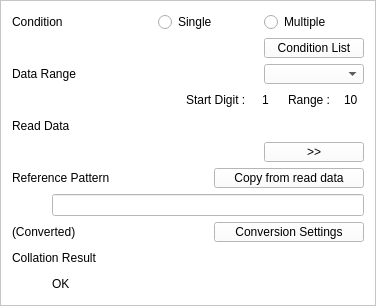
                  <widget class="QFrame" name="frame_3">
                   <property name="sizePolicy">
                    <sizepolicy hsizetype="Preferred" vsizetype="Preferred">
                     <horstretch>0</horstretch>
                     <verstretch>0</verstretch>
                    </sizepolicy>
                   </property>
                   <property name="minimumSize">
                    <size>
                     <width>0</width>
                     <height>10</height>
                    </size>
                   </property>
                   <property name="styleSheet">
                    <string notr="true">background-color: rgb(255, 255, 255);</string>
                   </property>
                   <property name="frameShape">
                    <enum>QFrame::StyledPanel</enum>
                   </property>
                   <property name="frameShadow">
                    <enum>QFrame::Raised</enum>
                   </property>
                   <layout class="QVBoxLayout" name="verticalLayout_10">
                    <item>
                     <layout class="QVBoxLayout" name="verticalLayout_9">
                      <item>
                       <layout class="QHBoxLayout" name="horizontalLayout_11">
                        <item>
                         <widget class="QLabel" name="label_6">
                          <property name="sizePolicy">
                           <sizepolicy hsizetype="Fixed" vsizetype="Fixed">
                            <horstretch>0</horstretch>
                            <verstretch>0</verstretch>
                           </sizepolicy>
                          </property>
                          <property name="minimumSize">
                           <size>
                            <width>100</width>
                            <height>20</height>
                           </size>
                          </property>
                          <property name="maximumSize">
                           <size>
                            <width>100</width>
                            <height>20</height>
                           </size>
                          </property>
                          <property name="text">
                           <string>Condition</string>
                          </property>
                         </widget>
                        </item>
                        <item>
                         <spacer name="horizontalSpacer_5">
                          <property name="orientation">
                           <enum>Qt::Horizontal</enum>
                          </property>
                          <property name="sizeHint" stdset="0">
                           <size>
                            <width>40</width>
                            <height>20</height>
                           </size>
                          </property>
                         </spacer>
                        </item>
                        <item>
                         <widget class="QRadioButton" name="rbtn_SingleOfConditi_JC_TableSetting">
                          <property name="sizePolicy">
                           <sizepolicy hsizetype="Fixed" vsizetype="Fixed">
                            <horstretch>0</horstretch>
                            <verstretch>0</verstretch>
                           </sizepolicy>
                          </property>
                          <property name="minimumSize">
                           <size>
                            <width>100</width>
                            <height>20</height>
                           </size>
                          </property>
                          <property name="maximumSize">
                           <size>
                            <width>100</width>
                            <height>20</height>
                           </size>
                          </property>
                          <property name="text">
                           <string>Single</string>
                          </property>
                         </widget>
                        </item>
                        <item>
                         <widget class="QRadioButton" name="rbtn_MultiOfConditi_JC_TableSetting">
                          <property name="sizePolicy">
                           <sizepolicy hsizetype="Fixed" vsizetype="Fixed">
                            <horstretch>0</horstretch>
                            <verstretch>0</verstretch>
                           </sizepolicy>
                          </property>
                          <property name="minimumSize">
                           <size>
                            <width>100</width>
                            <height>20</height>
                           </size>
                          </property>
                          <property name="maximumSize">
                           <size>
                            <width>100</width>
                            <height>20</height>
                           </size>
                          </property>
                          <property name="text">
                           <string>Multiple</string>
                          </property>
                         </widget>
                        </item>
                       </layout>
                      </item>
                      <item>
                       <layout class="QHBoxLayout" name="horizontalLayout_12">
                        <item>
                         <spacer name="horizontalSpacer_10">
                          <property name="orientation">
                           <enum>Qt::Horizontal</enum>
                          </property>
                          <property name="sizeHint" stdset="0">
                           <size>
                            <width>40</width>
                            <height>20</height>
                           </size>
                          </property>
                         </spacer>
                        </item>
                        <item>
                         <widget class="QPushButton" name="btn_CondiList_JC_TableSetting">
                          <property name="sizePolicy">
                           <sizepolicy hsizetype="Fixed" vsizetype="Fixed">
                            <horstretch>0</horstretch>
                            <verstretch>0</verstretch>
                           </sizepolicy>
                          </property>
                          <property name="minimumSize">
                           <size>
                            <width>100</width>
                            <height>20</height>
                           </size>
                          </property>
                          <property name="maximumSize">
                           <size>
                            <width>100</width>
                            <height>20</height>
                           </size>
                          </property>
                          <property name="text">
                           <string>Condition List</string>
                          </property>
                         </widget>
                        </item>
                       </layout>
                      </item>
                      <item>
                       <layout class="QHBoxLayout" name="horizontalLayout_13">
                        <item>
                         <widget class="QLabel" name="label_9">
                          <property name="sizePolicy">
                           <sizepolicy hsizetype="Fixed" vsizetype="Fixed">
                            <horstretch>0</horstretch>
                            <verstretch>0</verstretch>
                           </sizepolicy>
                          </property>
                          <property name="minimumSize">
                           <size>
                            <width>100</width>
                            <height>20</height>
                           </size>
                          </property>
                          <property name="maximumSize">
                           <size>
                            <width>100</width>
                            <height>20</height>
                           </size>
                          </property>
                          <property name="text">
                           <string>Data Range</string>
                          </property>
                         </widget>
                        </item>
                        <item>
                         <spacer name="horizontalSpacer_13">
                          <property name="orientation">
                           <enum>Qt::Horizontal</enum>
                          </property>
                          <property name="sizeHint" stdset="0">
                           <size>
                            <width>40</width>
                            <height>20</height>
                           </size>
                          </property>
                         </spacer>
                        </item>
                        <item>
                         <widget class="QComboBox" name="combox_DataRange_JC_TableSetting">
                          <property name="sizePolicy">
                           <sizepolicy hsizetype="Fixed" vsizetype="Fixed">
                            <horstretch>0</horstretch>
                            <verstretch>0</verstretch>
                           </sizepolicy>
                          </property>
                          <property name="minimumSize">
                           <size>
                            <width>100</width>
                            <height>20</height>
                           </size>
                          </property>
                          <property name="maximumSize">
                           <size>
                            <width>100</width>
                            <height>20</height>
                           </size>
                          </property>
                         </widget>
                        </item>
                       </layout>
                      </item>
                      <item>
                       <layout class="QHBoxLayout" name="horizontalLayout_14">
                        <item>
                         <spacer name="horizontalSpacer_14">
                          <property name="orientation">
                           <enum>Qt::Horizontal</enum>
                          </property>
                          <property name="sizeHint" stdset="0">
                           <size>
                            <width>40</width>
                            <height>20</height>
                           </size>
                          </property>
                         </spacer>
                        </item>
                        <item>
                         <widget class="QLabel" name="label_10">
                          <property name="sizePolicy">
                           <sizepolicy hsizetype="Fixed" vsizetype="Fixed">
                            <horstretch>0</horstretch>
                            <verstretch>0</verstretch>
                           </sizepolicy>
                          </property>
                          <property name="minimumSize">
                           <size>
                            <width>70</width>
                            <height>20</height>
                           </size>
                          </property>
                          <property name="maximumSize">
                           <size>
                            <width>70</width>
                            <height>20</height>
                           </size>
                          </property>
                          <property name="text">
                           <string>Start Digit :</string>
                          </property>
                         </widget>
                        </item>
                        <item>
                         <widget class="QLabel" name="lab_StartDigit_JC_TableSetting">
                          <property name="sizePolicy">
                           <sizepolicy hsizetype="Fixed" vsizetype="Fixed">
                            <horstretch>0</horstretch>
                            <verstretch>0</verstretch>
                           </sizepolicy>
                          </property>
                          <property name="minimumSize">
                           <size>
                            <width>20</width>
                            <height>20</height>
                           </size>
                          </property>
                          <property name="maximumSize">
                           <size>
                            <width>20</width>
                            <height>20</height>
                           </size>
                          </property>
                          <property name="text">
                           <string>1</string>
                          </property>
                         </widget>
                        </item>
                        <item>
                         <widget class="QLabel" name="label_12">
                          <property name="sizePolicy">
                           <sizepolicy hsizetype="Fixed" vsizetype="Fixed">
                            <horstretch>0</horstretch>
                            <verstretch>0</verstretch>
                           </sizepolicy>
                          </property>
                          <property name="minimumSize">
                           <size>
                            <width>50</width>
                            <height>20</height>
                           </size>
                          </property>
                          <property name="maximumSize">
                           <size>
                            <width>50</width>
                            <height>20</height>
                           </size>
                          </property>
                          <property name="text">
                           <string>Range :</string>
                          </property>
                         </widget>
                        </item>
                        <item>
                         <widget class="QLabel" name="lab_RangeDigit_JC_TableSetting">
                          <property name="sizePolicy">
                           <sizepolicy hsizetype="Fixed" vsizetype="Fixed">
                            <horstretch>0</horstretch>
                            <verstretch>0</verstretch>
                           </sizepolicy>
                          </property>
                          <property name="minimumSize">
                           <size>
                            <width>20</width>
                            <height>20</height>
                           </size>
                          </property>
                          <property name="maximumSize">
                           <size>
                            <width>20</width>
                            <height>20</height>
                           </size>
                          </property>
                          <property name="text">
                           <string>10</string>
                          </property>
                         </widget>
                        </item>
                       </layout>
                      </item>
                      <item>
                       <widget class="QLabel" name="label_14">
                        <property name="sizePolicy">
                         <sizepolicy hsizetype="Expanding" vsizetype="Fixed">
                          <horstretch>0</horstretch>
                          <verstretch>0</verstretch>
                         </sizepolicy>
                        </property>
                        <property name="minimumSize">
                         <size>
                          <width>0</width>
                          <height>20</height>
                         </size>
                        </property>
                        <property name="maximumSize">
                         <size>
                          <width>16777215</width>
                          <height>20</height>
                         </size>
                        </property>
                        <property name="text">
                         <string>Read Data</string>
                        </property>
                       </widget>
                      </item>
                      <item>
                       <layout class="QHBoxLayout" name="horizontalLayout_16">
                        <item>
                         <spacer name="horizontalSpacer_15">
                          <property name="orientation">
                           <enum>Qt::Horizontal</enum>
                          </property>
                          <property name="sizeHint" stdset="0">
                           <size>
                            <width>40</width>
                            <height>20</height>
                           </size>
                          </property>
                         </spacer>
                        </item>
                        <item>
                         <widget class="QPushButton" name="btn_ReferecPattern_JC_TableSetting">
                          <property name="sizePolicy">
                           <sizepolicy hsizetype="Fixed" vsizetype="Fixed">
                            <horstretch>0</horstretch>
                            <verstretch>0</verstretch>
                           </sizepolicy>
                          </property>
                          <property name="minimumSize">
                           <size>
                            <width>100</width>
                            <height>20</height>
                           </size>
                          </property>
                          <property name="maximumSize">
                           <size>
                            <width>100</width>
                            <height>20</height>
                           </size>
                          </property>
                          <property name="text">
                           <string>&gt;&gt;</string>
                          </property>
                         </widget>
                        </item>
                       </layout>
                      </item>
                      <item>
                       <layout class="QHBoxLayout" name="horizontalLayout_15">
                        <item>
                         <widget class="QLabel" name="label_15">
                          <property name="sizePolicy">
                           <sizepolicy hsizetype="Fixed" vsizetype="Fixed">
                            <horstretch>0</horstretch>
                            <verstretch>0</verstretch>
                           </sizepolicy>
                          </property>
                          <property name="minimumSize">
                           <size>
                            <width>150</width>
                            <height>20</height>
                           </size>
                          </property>
                          <property name="maximumSize">
                           <size>
                            <width>150</width>
                            <height>20</height>
                           </size>
                          </property>
                          <property name="text">
                           <string>Reference Pattern</string>
                          </property>
                         </widget>
                        </item>
                        <item>
                         <spacer name="horizontalSpacer_17">
                          <property name="orientation">
                           <enum>Qt::Horizontal</enum>
                          </property>
                          <property name="sizeHint" stdset="0">
                           <size>
                            <width>40</width>
                            <height>20</height>
                           </size>
                          </property>
                         </spacer>
                        </item>
                        <item>
                         <widget class="QPushButton" name="btn_CopyFromReadData_JC_TableSetting">
                          <property name="sizePolicy">
                           <sizepolicy hsizetype="Fixed" vsizetype="Fixed">
                            <horstretch>0</horstretch>
                            <verstretch>0</verstretch>
                           </sizepolicy>
                          </property>
                          <property name="minimumSize">
                           <size>
                            <width>150</width>
                            <height>20</height>
                           </size>
                          </property>
                          <property name="maximumSize">
                           <size>
                            <width>150</width>
                            <height>20</height>
                           </size>
                          </property>
                          <property name="text">
                           <string>Copy from read data</string>
                          </property>
                         </widget>
                        </item>
                       </layout>
                      </item>
                      <item>
                       <layout class="QHBoxLayout" name="horizontalLayout_17">
                        <item>
                         <spacer name="horizontalSpacer_16">
                          <property name="orientation">
                           <enum>Qt::Horizontal</enum>
                          </property>
                          <property name="sizeType">
                           <enum>QSizePolicy::Fixed</enum>
                          </property>
                          <property name="sizeHint" stdset="0">
                           <size>
                            <width>40</width>
                            <height>20</height>
                           </size>
                          </property>
                         </spacer>
                        </item>
                        <item>
                         <widget class="QLineEdit" name="ledit_CopyFromReadData_JC_TableSetting"/>
                        </item>
                       </layout>
                      </item>
                      <item>
                       <layout class="QHBoxLayout" name="horizontalLayout_10">
                        <item>
                         <widget class="QLabel" name="label_16">
                          <property name="sizePolicy">
                           <sizepolicy hsizetype="Fixed" vsizetype="Fixed">
                            <horstretch>0</horstretch>
                            <verstretch>0</verstretch>
                           </sizepolicy>
                          </property>
                          <property name="minimumSize">
                           <size>
                            <width>150</width>
                            <height>20</height>
                           </size>
                          </property>
                          <property name="maximumSize">
                           <size>
                            <width>150</width>
                            <height>20</height>
                           </size>
                          </property>
                          <property name="text">
                           <string>(Converted)</string>
                          </property>
                         </widget>
                        </item>
                        <item>
                         <spacer name="horizontalSpacer_18">
                          <property name="orientation">
                           <enum>Qt::Horizontal</enum>
                          </property>
                          <property name="sizeHint" stdset="0">
                           <size>
                            <width>40</width>
                            <height>20</height>
                           </size>
                          </property>
                         </spacer>
                        </item>
                        <item>
                         <widget class="QPushButton" name="btn_ConversionSetting_JC_TableSetting">
                          <property name="sizePolicy">
                           <sizepolicy hsizetype="Fixed" vsizetype="Fixed">
                            <horstretch>0</horstretch>
                            <verstretch>0</verstretch>
                           </sizepolicy>
                          </property>
                          <property name="minimumSize">
                           <size>
                            <width>150</width>
                            <height>20</height>
                           </size>
                          </property>
                          <property name="maximumSize">
                           <size>
                            <width>150</width>
                            <height>20</height>
                           </size>
                          </property>
                          <property name="text">
                           <string>Conversion Settings</string>
                          </property>
                         </widget>
                        </item>
                       </layout>
                      </item>
                     </layout>
                    </item>
                    <item>
                     <widget class="QLabel" name="label_17">
                      <property name="sizePolicy">
                       <sizepolicy hsizetype="Preferred" vsizetype="Fixed">
                        <horstretch>0</horstretch>
                        <verstretch>0</verstretch>
                       </sizepolicy>
                      </property>
                      <property name="minimumSize">
                       <size>
                        <width>0</width>
                        <height>20</height>
                       </size>
                      </property>
                      <property name="maximumSize">
                       <size>
                        <width>16777215</width>
                        <height>20</height>
                       </size>
                      </property>
                      <property name="text">
                       <string>Collation Result</string>
                      </property>
                     </widget>
                    </item>
                    <item>
                     <layout class="QHBoxLayout" name="horizontalLayout_18">
                      <item>
                       <spacer name="horizontalSpacer_19">
                        <property name="orientation">
                         <enum>Qt::Horizontal</enum>
                        </property>
                        <property name="sizeType">
                         <enum>QSizePolicy::Fixed</enum>
                        </property>
                        <property name="sizeHint" stdset="0">
                         <size>
                          <width>40</width>
                          <height>20</height>
                         </size>
                        </property>
                       </spacer>
                      </item>
                      <item>
                       <widget class="QLabel" name="lab_CollationResult_JC_TableSetting">
                        <property name="text">
                         <string>OK</string>
                        </property>
                       </widget>
                      </item>
                     </layout>
                    </item>
                   </layout>
                  </widget>
